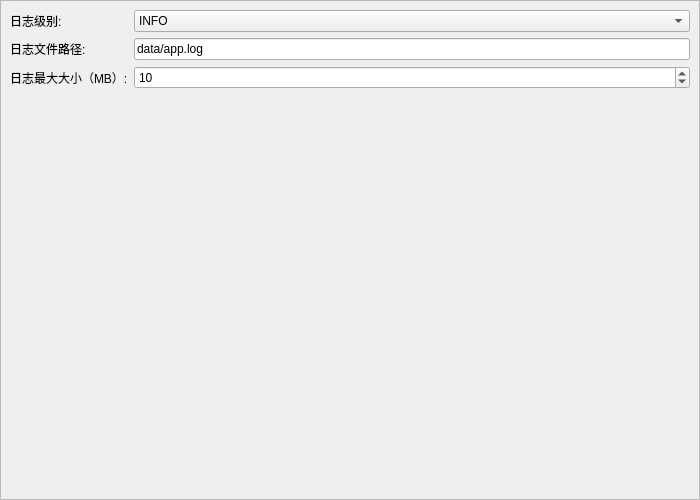
<?xml version="1.0" encoding="UTF-8"?>
<ui version="4.0">
 <class>LoggingSettingsPageWidget</class>
 <widget class="QWidget" name="LoggingSettingsPageWidget">
  <property name="geometry">
   <rect>
    <x>0</x>
    <y>0</y>
    <width>700</width>
    <height>500</height>
   </rect>
  </property>
  <property name="windowTitle">
   <string>日志配置</string>
  </property>
  <layout class="QVBoxLayout" name="pageVerticalLayout">
   <property name="leftMargin">
    <number>0</number>
   </property>
   <property name="topMargin">
    <number>0</number>
   </property>
   <property name="rightMargin">
    <number>0</number>
   </property>
   <property name="bottomMargin">
    <number>0</number>
   </property>
   <item>
    <widget class="QScrollArea" name="scrollArea">
     <property name="widgetResizable">
      <bool>true</bool>
     </property>
     <widget class="QWidget" name="scrollAreaWidgetContents_logging">
      <property name="geometry">
       <rect>
        <x>0</x>
        <y>0</y>
        <width>698</width>
        <height>498</height>
       </rect>
      </property>
      <layout class="QFormLayout" name="loggingFormLayout">
       <item row="0" column="0">
        <widget class="QLabel" name="logLevelLabel">
         <property name="text">
          <string>日志级别:</string>
         </property>
        </widget>
       </item>
       <item row="0" column="1">
        <widget class="QComboBox" name="logLevelComboBox">
         <item>
          <property name="text">
           <string>INFO</string>
          </property>
         </item>
         <item>
          <property name="text">
           <string>DEBUG</string>
          </property>
         </item>
         <item>
          <property name="text">
           <string>WARNING</string>
          </property>
         </item>
         <item>
          <property name="text">
           <string>ERROR</string>
          </property>
         </item>
        </widget>
       </item>
       <item row="1" column="0">
        <widget class="QLabel" name="logPathLabel">
         <property name="text">
          <string>日志文件路径:</string>
         </property>
        </widget>
       </item>
       <item row="1" column="1">
        <widget class="QLineEdit" name="logPathLineEdit">
         <property name="text">
          <string>data/app.log</string>
         </property>
        </widget>
       </item>
       <item row="2" column="0">
        <widget class="QLabel" name="logMaxSizeLabel">
         <property name="text">
          <string>日志最大大小（MB）:</string>
         </property>
        </widget>
       </item>
       <item row="2" column="1">
        <widget class="QSpinBox" name="logMaxSizeSpinBox">
         <property name="value">
          <number>10</number>
         </property>
        </widget>
       </item>
      </layout>
     </widget>
    </widget>
   </item>
  </layout>
 </widget>
 <resources/>
 <connections/>
</ui>
